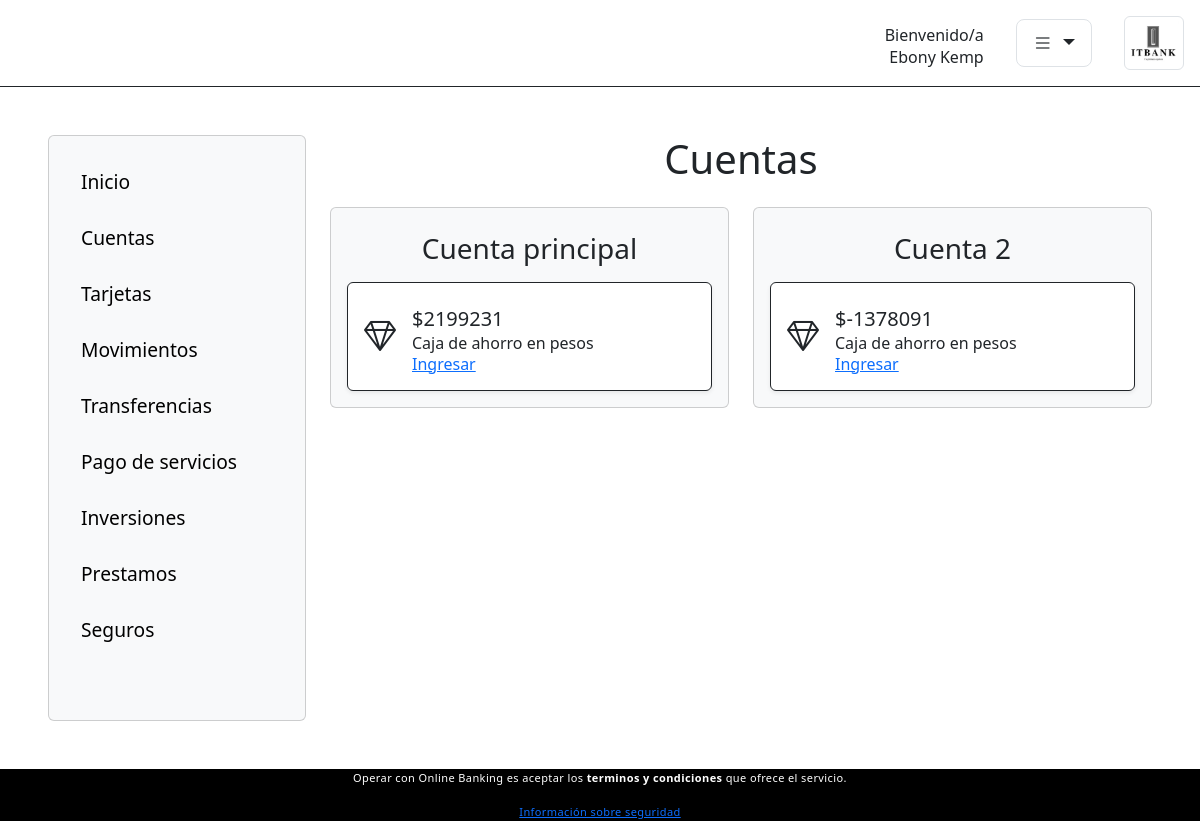
The app's page /cuentas/1/cambiar-cuenta (signed in) with its own data.
### Login/models.py (models this page shows)
class User(AbstractUser):
    cliente = models.ForeignKey(Cliente, on_delete=models.CASCADE, blank=True, null=True)
    empleado = models.ForeignKey(Empleado, on_delete=models.CASCADE, blank=True, null=True)

### Clientes/models.py (models this page shows)
class Cliente(models.Model):
    customer_id = models.AutoField(primary_key=True)
    customer_name = models.TextField()
    customer_surname = models.TextField()  # This field type is a guess.
    customer_dni = models.TextField(db_column='customer_DNI')  # Field name made lowercase.
    dob = models.TextField(blank=True, null=True)
    branch_id = models.ForeignKey('Clientes.Sucursal', related_name= 'cliente', on_delete=models.CASCADE)
    tipo = models.ForeignKey('TiposDeCliente', on_delete=models.CASCADE,blank=True, null=True)
    class Meta:
        db_table = 'cliente'
    def __str__(self):
        return '{} {}'.format(self.customer_name,self.customer_surname)

### Cuentas/models.py (models this page shows, shortened)
class Cuenta(models.Model):
    account_id = models.AutoField(primary_key=True)
    customer_id = models.IntegerField()
    balance = models.IntegerField()
    iban = models.TextField()
    tipo = models.ForeignKey('TiposDeCuenta',related_name = 'cuentas', on_delete=models.CASCADE, blank=True, null=True)
    class Meta:
        db_table = 'cuenta'

class TiposDeCuenta(models.Model):
    tipo_id = models.AutoField(primary_key=True, blank=True)
    nombre_cuenta = models.TextField()
    class Meta:
        db_table = 'tipos_de_cuenta'

### Cuentas/views.py (the view)
# urls.py: path('<int:cuenta_id>/cambiar-cuenta', views.cuentas, name = 'cuentas'),
@login_required
def cuentas(request, cuenta_id):
    cuentas = Cuenta.objects.filter(customer_id = request.user.cliente.customer_id).order_by('account_id')
    return render(request, 'cuentas/cuentas.html', {'cuentas':cuentas, 'id':cuenta_id})

### Cuentas/templates/cuentas/cuentas.html
{% extends 'inicio/base.html' %}
{% load static %}
{% block aside %}
{% include 'inicio/aside.html' %}
{% endblock %}
{% block content-size %} 'col-9' {% endblock %}
{% block title %} Cuentas {% endblock %}
{% block content %}
<div class="row gx-4 d-flex justify-content-center">
{% for cuenta in cuentas %}
    <div class="col-lg-6 col-12">
      <div class="card p-3 mt-3 bg-light">
        <div class="my-2">
          {% if forloop.counter == 1 %}
          <h3 class = 'text-center'>Cuenta principal</h3>
          {% else %}
          <h3 class='text-center'>Cuenta {{ forloop.counter }}</h3>
          {% endif %}
        </div>
        <div
          class="bg-white border border-dark card-body shadow-sm rounded d-flex align-items-center">
          <i class="bi bi-gem"></i>
          <div class="d-flex align-self-center flex-column mx-3 mt-2">
            <h5 class="p-0 m-0">${{cuenta.balance}}</h5>
            <p class="p-0 m-0">{{ cuenta.tipo.nombre_cuenta}}</p>
            <a class="h6 m-0" href={% url 'cuentas:index' forloop.counter%}>Ingresar</a>
          </div>
        </div>
      </div>
    </div>
{% endfor %}
</div>
{% endblock %}

### Inicio/templates/inicio/base.html (shortened to what this page needs)
<!DOCTYPE html>
<html lang="en">
  <head>
    {% load static %}
    <link
      rel="stylesheet"
      href="https://cdn.jsdelivr.net/npm/bootstrap@4.6.1/dist/css/bootstrap.min.css"
    />
    <link
      rel="stylesheet"
      href="https://cdn.jsdelivr.net/npm/bootstrap-icons@1.8.2/font/bootstrap-icons.css"
    />
    <link rel="stylesheet" href="{% static 'css/styles.css' %}" />
    <link
      href="https://cdn.jsdelivr.net/npm/bootstrap@5.2.0-beta1/dist/css/bootstrap.min.css"
      rel="stylesheet"
    />
  </head>
  <body>
    {% if not request.user.is_superuser%}
    <header class="mb-5 border-bottom border-dark d-flex flex-row-reverse">
      <a href= {% if not request.user.is_authenticated %} "{% url 'home:home' %}" {% else %}  "{% url 'cuentas:index' id %}" {% endif %}><img
        src="{% static 'img/logo.png' %}"
        alt="Logo itbank"
        class="img-fluid m-3 img-thumbnail iconpress float"
      />
    </a>
      <div class="dropdown dropdown-center align-self-center mx-3">
        <button
          class="btn btn-lg dropdown-toggle border border-1"
          type="button"
          id="dropdownMenuButton1"
          data-bs-toggle="dropdown"
          aria-expanded="false"
        >
          <i class="bi bi-list"></i>
        </button>
      </div>
      <div class="d-flex align-self-center flex-column mx-3 mt-2">
        <h6 class="align-self-end p-0 m-0">Bienvenido/a</h6>
      {% if not request.user.is_authenticated %}
      {% else %}
        <p class="align-self-end p-0 m-0">{{ request.user.cliente }}</p>
      </div>
      {% endif %}
    </header>
    {% else  %}
    <header> </header>
    {% endif %}
    <main>
      <div class="container-fluid my-5 px-5">
        <div class="row">
          {% block aside %} {% endblock %}
        <div class={% block content-size %} 'col-12' {% endblock%}>
          <h1 class="text-center">{% block title %} {% endblock %}</h1>
        {% block content %}
        {% endblock %}
            </div>
      </div>
    </main>
    <footer role="contentinfo">
      <p class= 'center'>
        Operar con Online Banking es aceptar los
        <b>terminos y condiciones </b> que ofrece el servicio.
      </p>
      <a href="#">Información sobre seguridad</a>
    </footer>
  </body>
</html>

### Inicio/static/css/styles.css (style rules this page uses)
header img { width: 60px; }
header i { font-size: 1em; }
footer { background-color: black; display: block; font-size: 11px; font-weight: 400; line-height: 18px; letter-spacing: .4px; color: white; width: 100%; bottom: 40px; left: 0; text-align: center; }
i { font-size: 2em; }

### records on screen
User: user.cliente "Ebony Kemp"
Cuenta: shows "Cuenta principal", balance "2199231", tipo.nombre_cuenta "Caja de ahorro en pesos"
Cuenta: balance "-1378091", tipo.nombre_cuenta "Caja de ahorro en pesos"
